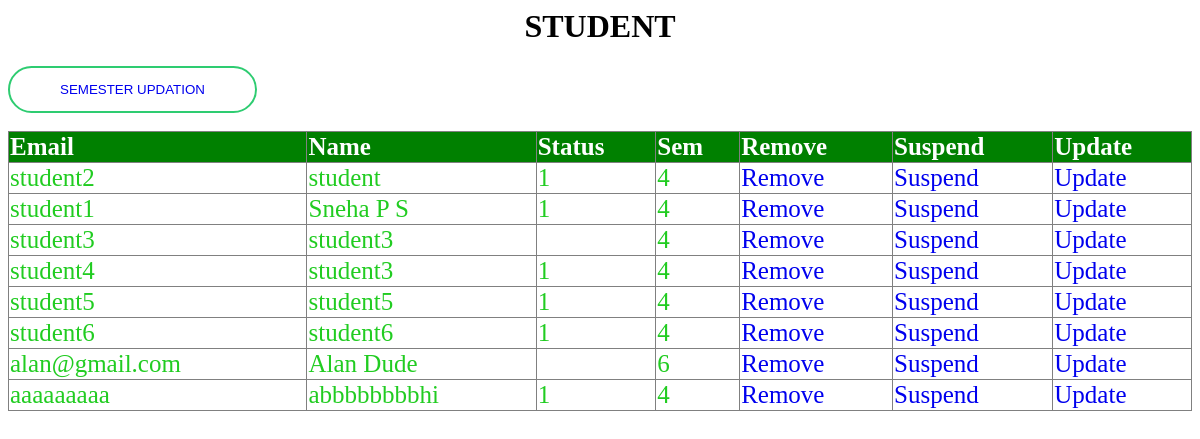
/statusstudent.php, run on the app's committed database.
### tables this page shows
CREATE TABLE IF NOT EXISTS `student` (
  `emailid` varchar(50) NOT NULL,
  `password` varchar(10) NOT NULL,
  `name` varchar(50) NOT NULL,
  `address` varchar(100) NOT NULL,
  `phone` bigint(20) NOT NULL,
  `bloodgroup` varchar(3) NOT NULL,
  `semester` int(1) NOT NULL,
  `batch` varchar(15) NOT NULL,
  `status` int(1) DEFAULT NULL,
  PRIMARY KEY (`emailid`),
  UNIQUE KEY `emailid` (`emailid`)
);

### statusstudent.php (the view, shortened to what this page needs)
<html>
    <head>
    </head>
    <body>
    <h1 align="center">STUDENT</h1>
    <?php
    $con=new mysqli("localhost","root","","department") or die("couldnt connect to server");
    $query='select * from student';
    $data=mysqli_query($con,$query);
    echo "<table border='1'>";
    echo "<tr><th>Email</th><th>Name</th><th>Status</th><th>Sem</th><th>Remove</th><th>Suspend</th><th>Update</th></tr>";
    if(mysqli_num_rows($data)>0)
    {
    while($row = mysqli_fetch_assoc($data))
    {
        echo "<tr><td>".$row['emailid']."</td><td>".$row['name']."</td><td>".$row['status']."</td><td>".$row['semester']."</td>";
        ?>
        <td><a href="delstud.php?a=<?php echo $row['emailid']; ?>">Remove</a></td>
        <td><a href="suspend.php?a=<?php echo $row['emailid']; ?>">Suspend</a>
        <td><a href="ups.php?a=<?php echo $row['emailid']; ?>">Update</a></tr>
        <?php
    }echo "<button><a href='semupdate.php'>SEMESTER UPDATION</a></button><br>";
    echo "</table>";
    }
?>
</body>
</html>

### statusstudent.php (style rules this page uses)
body { background-image: url(image.jpg); background-size: 1550px 1050px; }
table { background-color: white; border-collapse : collapse; width: 100%; color: #21cc21; font-size: 25px; text-align: left; }
th { background-color: green; color: white; }
button { border:0; background: white; display: block; margin: 0px 0px; text-align: center; border: 2px solid #2ecc71; padding: 14px 50px; outline: none; color: white; border-radius: 24px; transition: 0.25s; cursor: pointer; }
a { text-decoration: none; }

### data on the page
student: emailid "student2", name "student", status "1", semester "4"
student: emailid "student1", name "Sneha P S", status "1", semester "4"
student: emailid "student3", name "student3", semester "4"
student: emailid "student4", name "student3", status "1", semester "4"
student: emailid "student5", name "student5", status "1", semester "4"
student: emailid "student6", name "student6", status "1", semester "4"
student: emailid "alan@gmail.com", name "Alan Dude", semester "6"
student: emailid "aaaaaaaaa", name "abbbbbbbbhi", status "1", semester "4"
